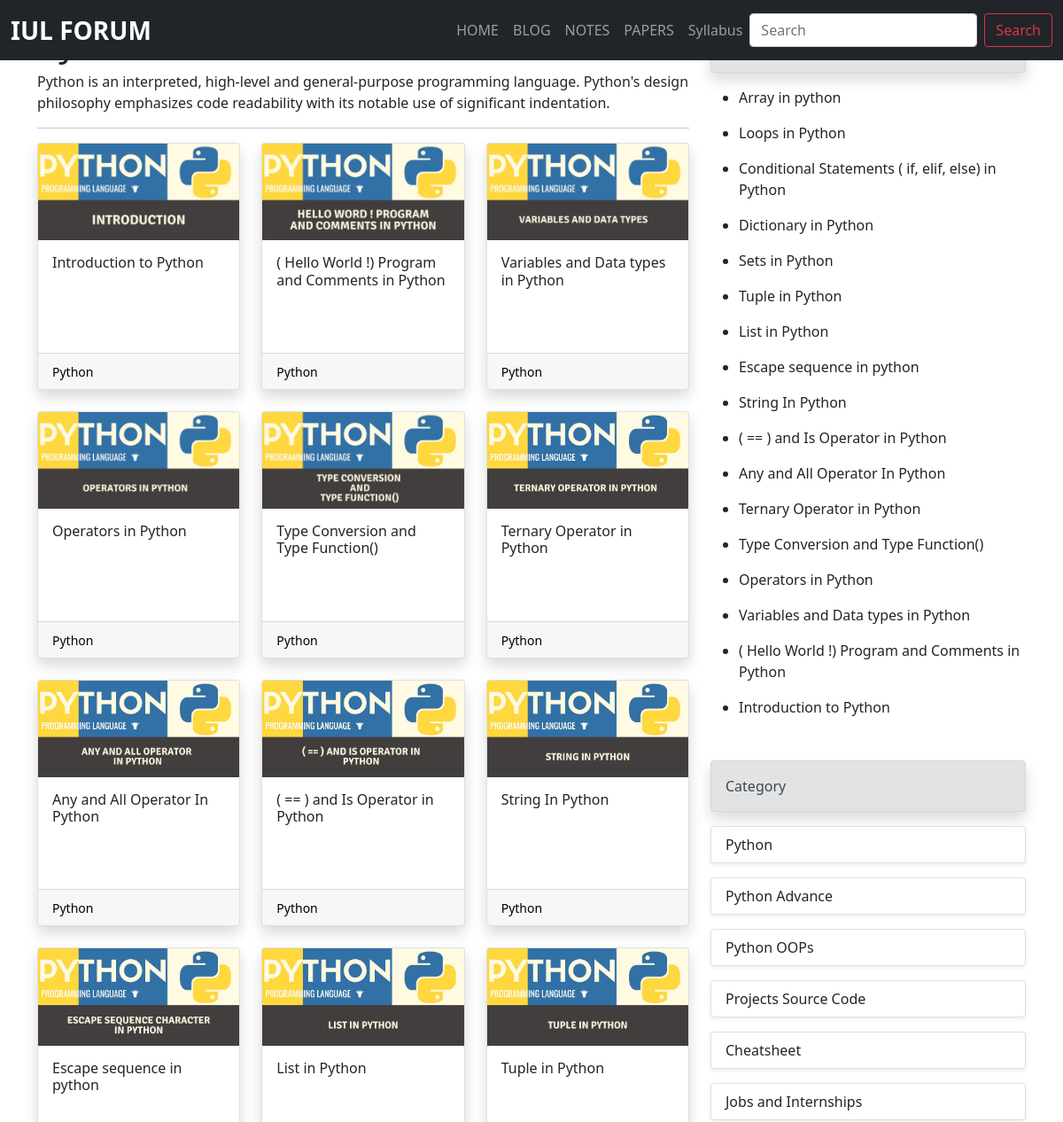
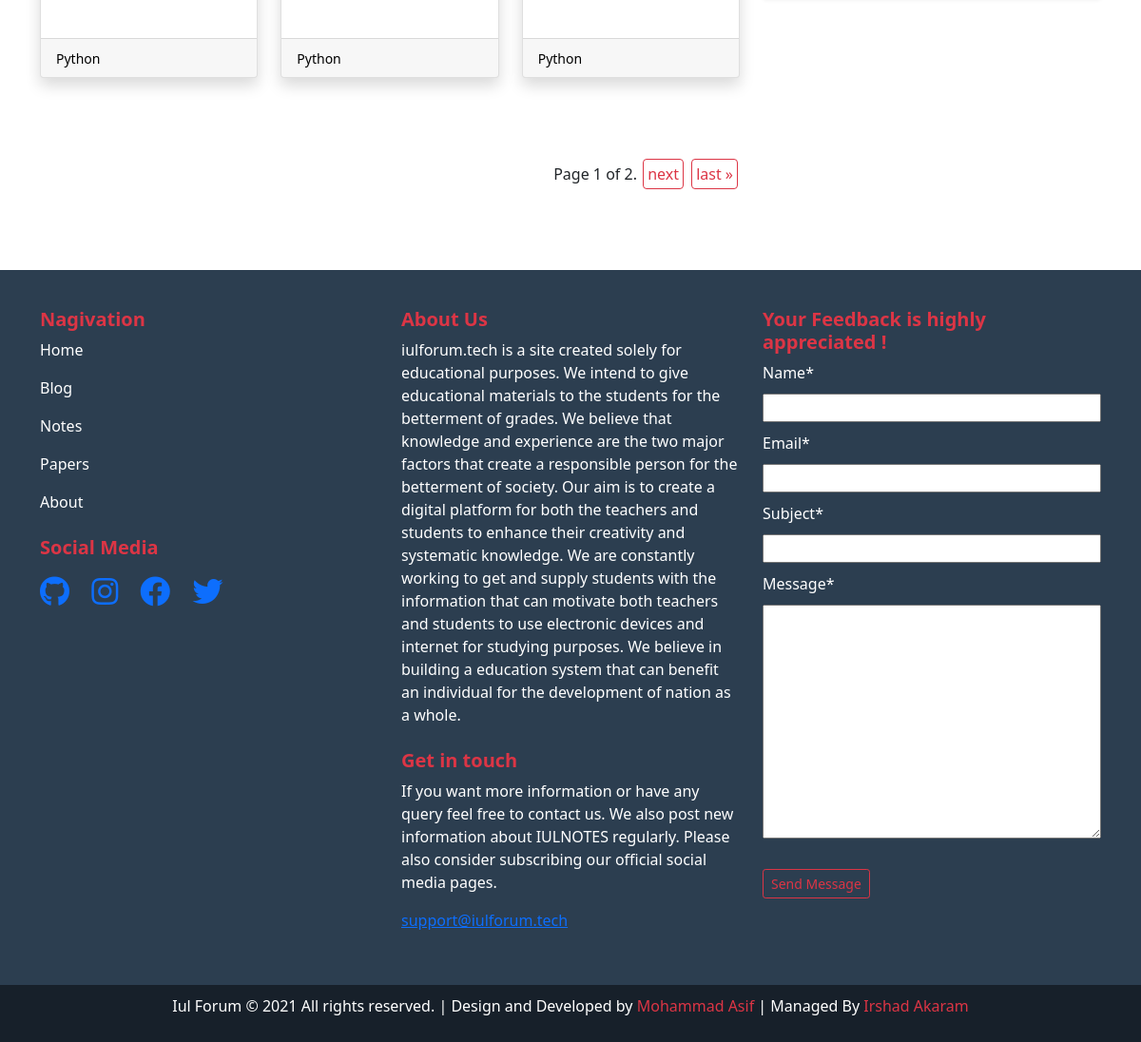
Page /blog/python on the committed database (2 pictures, top to bottom).
### blog/models.py (models this page shows, shortened)
class Category(models.Model):
    name = models.CharField(max_length=50)
    slug = models.SlugField(max_length=50, unique=True)
    description = models.TextField()
    timestap = models.DateTimeField(auto_now_add=True)
    class Meta:
        verbose_name_plural = "Category"
    def get_absolute_url(self):
        return reverse("category_details", args=[str(self.slug)])

class Post(models.Model):
    STATUS_CHOICES = (
        ('draft', 'Draft'),
        ('published', 'Published'),
    )
    title = models.CharField(max_length=100)
    slug = models.SlugField(max_length=100, unique=True)
    category = models.ForeignKey("category", related_name="post", on_delete=models.CASCADE)
    author = models.ForeignKey(User, related_name = "post", on_delete=models.CASCADE)
    description = models.TextField()
    image = models.ImageField(upload_to='images/', blank=True)
    publish = models.DateTimeField(default=timezone.now)
    created = models.DateTimeField(auto_now_add=True)
    updated = models.DateTimeField(auto_now_add=True)
    status = models.CharField(max_length = 10, choices = STATUS_CHOICES, default = 'draft')
    objects = models.Manager()
    published = PublishedManager()
    def get_absolute_url(self):
        return reverse("post_details", args=[self.id,self.slug])
    class Meta:
        ordering = ('-publish',)

### blog/views.py (the view)
# urls.py: path('/<str:slug>', views.category_details, name="category_details"),
def category_details(request , slug):
    cat_details = Category.objects.get(slug = slug)
    categories  = Category.objects.all()
    post = Post.objects.filter(category__slug = slug).all().order_by('created')
    paginator = Paginator(post, 12)
    page_number = request.GET.get('page')
    page_obj = paginator.get_page(page_number)
    new_feedback = None
    if request.method == "POST":
        feedback_form = FeedbackForm(request.POST)
        if feedback_form.is_valid():
            new_feedback = feedback_form.save(commit=False)
            new_feedback.save()
            feedback_form = FeedbackForm()
    else:
        feedback_form = FeedbackForm()
    context ={
        "cat_details" : cat_details,
        "categories" : categories,
        'page_obj':page_obj,
        'feedback_form' : feedback_form
    }
    return render(request, "blog/category.html", context)

### home/forms.py
class FeedbackForm(forms.ModelForm):
    class Meta:
        model = Feedback
        fields = ('name', 'email', 'subject', 'message')

### templates/blog/category.html (shortened to what this page needs)
{% extends 'layout.html' %}
{% load static %}
{% load crispy_forms_tags %}
{% block content %}
   <div class="blog-container mt-3 mb-5">
        <div class="container">
            <div class="blog-content my-4">
                <div class="row blow-row">
                    <div class="col-sm-8">
                        <div class="blog-head">
                            <div class="blog-head-title">
                                <h1>{{cat_details.name}}</h1>
                            </div>
                            <div class="blog-head-description">
                                <p>{{cat_details.description}}.</p>
                            </div>
                            <hr>
                        </div>
                        <div class="blog-latest-post">
                            <div class="row row-cols-1 row-cols-md-3 g-4  mb-5">
                                {% for post in page_obj %}
                                    <div class="col">
                                        <div class="card h-100 shadow mb-5 bg-body rounded">
                                            <a href="{{post.get_absolute_url}}"><img src="/media/{{post.image}}" class="card-img-top" alt="..."></a>
                                            <div class="card-body">
                                                <h6 class="card-title"><a class="text-dark text-decoration-none" href="{{post.get_absolute_url}}">{{post.title|truncatechars:65}}</a></h6>
                                            </div>
                                                <div class="card-footer text-muted">
                                                    <small><a class="text-decoration-none text-secondary"href="{{post.category.get_absolute_url}}">{{post.category.name}}</a></small>
                                                </div>
                                        </div>
                                    </div>
                                {% empty %}
                                        <h4 class="text-center">No Post Found</h4>
                                {% endfor %}
                            </div>
                        </div>
                      <div class="pagination float-end">
                    <span class="step-links">
                        <span class="current">
                            Page {{ page_obj.number }} of {{ page_obj.paginator.num_pages }}.
                        </span>
                        {% if page_obj.has_next %}
                            <a href="?page={{ page_obj.next_page_number }}">next</a>
                            <a href="?page={{ page_obj.paginator.num_pages }}">last &raquo;</a>
                        {% endif %}
                    </span>
                </div>
                    </div>
                    <div class="col-sm-4 ">
                        <div class="blog-recent-post">
                            <div class="alert alert-secondary shadow" role="alert">
                            </div>
                                <ul class="recent-ul">
                                    {% for post in cat_details.post.all %}
                                            <li  class="recent-li my-3" ><a class="text-dark text-decoration-none" href="{{post.get_absolute_url}}">{{post.title}}</a></li>
                                    {% empty %}
                                        <h4 class="text-center">No Post Found :( </h4>
                                    {% endfor %}
                                </ul>
                        </div>
                        <div class="blog-category-sidebar my-5">
                            <div class="alert alert-secondary shadow" role="alert">
                                Category
                            </div>
                            {% for category in categories %}
                                <div class="list-group my-3 shadow-sm">
                                      <a href="{{category.get_absolute_url}}" class="list-group-item list-group-item-action" aria-current="true"> {{category.name}}</a>
                                </div>
                            {% empty %}
                               <h4 class="text-center">No Category Found</h4>
                            {% endfor %}
                        </div>
                    </div>
                </div>
            </div>
        </div>
    </div>
{% endblock %}

### static/css/style.css (style rules this page uses)
body { margin: 0; padding: 0; box-sizing: border-box; background: #F7F9F9; }
.card-footer a { color: black!important; }
.recent-li { margin: 20px 0px; }
.recent-li a { color: black; }

### templates/layout.html (style rules this page uses)
.pagination { margin: 41px 0px; }
.pagination a { border: 1px solid #dc3545; color: #dc3545; background: white; padding: 4px; border-radius: 4px; margin: 0px 2px; text-decoration: none }
.controls input { width: 100%; margin: 10px 0px; }
.controls textarea { width: 100%; margin: 10px 0px; }

### rows in the picture
Category: description "Python is an interpreted, high-level and general-purpose programming language. Python's design philosophy emphasizes code readability with its notable use of significant indentation", name "Python"
Post: image (picture), title "Introduction to Python", category.name "Python"
Post: image (picture), title "( Hello World !) Program and Comments in Python", category.name "Python"
Post: image (picture), title "Variables and Data types in Python", category.name "Python"
Post: image (picture), title "Operators in Python", category.name "Python"
Post: image (picture), title "Type Conversion and Type Function()", category.name "Python"
Post: image (picture), title "Ternary Operator in Python", category.name "Python"
Post: image (picture), title "Any and All Operator In Python", category.name "Python"
Post: image (picture), title "( == ) and Is Operator in Python", category.name "Python"
Post: image (picture), title "String In Python", category.name "Python"
Post: image (picture), title "Escape sequence in python", category.name "Python"
Post: image (picture), title "List in Python", category.name "Python"
Post: image (picture), title "Tuple in Python", category.name "Python"
Post: title "Array in python"
Post: title "Loops in Python"
Post: title "Conditional Statements ( if, elif, else) in Python"
Post: title "Dictionary in Python"
Post: title "Sets in Python"
Category: name "Python Advance"
Category: name "Python OOPs"
Category: name "Projects Source Code"
Category: name "Cheatsheet"
Category: name "Jobs and Internships"

### other values in the picture
{{ page_obj.number }} "1"
{{ page_obj.paginator.num_pages }} "2"
